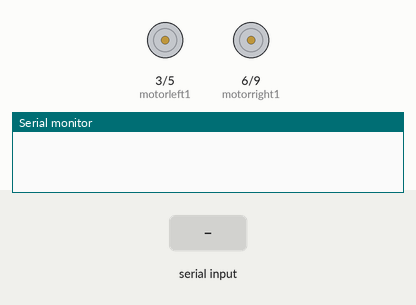
Recording of a sketch running on a simulated Arduino Uno, built with avr-gcc and run on an emulated ATmega328P. On the bench: motor-driver pin pairs drawn as motors (green arrow = first pin HIGH = forward, orange = second pin HIGH = backward, longer = more drive), the last lines printed to the serial monitor. The test bench sets the inputs (shaded band).

Above: at 1.2 s.
1.3 s: "A" received over Serial
At 2.5 s:
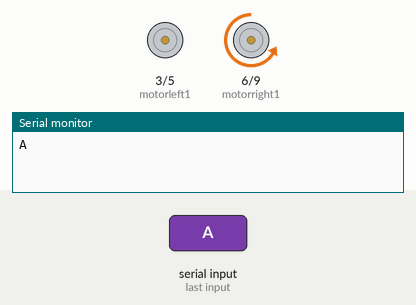
2.8 s: "D" received over Serial
At 3.8 s:
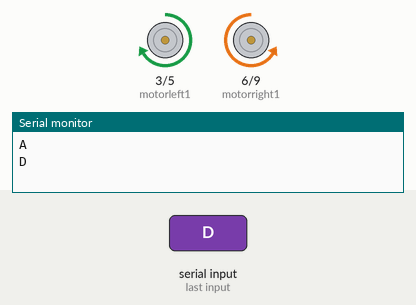
4.3 s: "S" received over Serial
At 5.0 s:
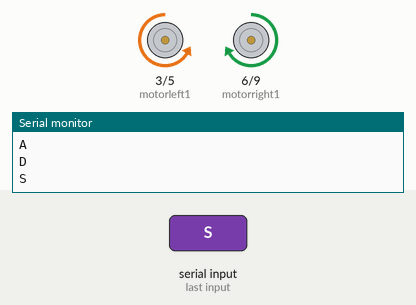
5.8 s: "A" received over Serial
At 6.1 s:
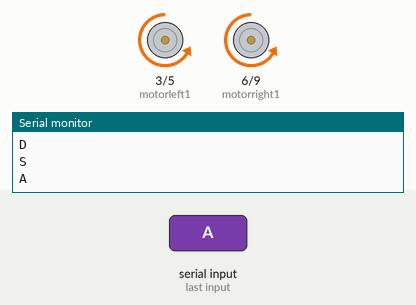
Timing chart, 0 to 8.3 s (numbered marks = the images above; inputs shaded):
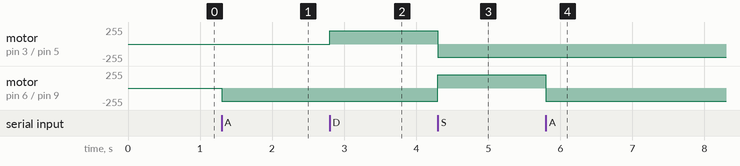

The sketch:

RXSerial_Robotcar.ino
```cpp
char incomingByte = 0;
int motorleft1=3;
int motorleft2=5;
int motorright1=6;
int motorright2=9;

void setup()
{
  Serial.begin(19200);
  pinMode(motorleft1, OUTPUT);
  pinMode(motorleft2, OUTPUT);
  pinMode(motorright1, OUTPUT);
  pinMode(motorright2, OUTPUT);
}

void loop()
{
  if (Serial.available() > 0)
  {
    incomingByte = Serial.read();
    Serial.println(incomingByte);

    if(incomingByte == 'A')
      {
        left(200);
      }
      else if(incomingByte == 'D')
      {
        right(200);
      }
      else if(incomingByte == 'W')
      {
        forword(200);
      }
      else if(incomingByte == 'S')
      {
        backword(200);
      }
      else if(incomingByte == 'X')
      {
        stopmotor();
      }


  }
}


void forword(int value)
{
  analogWrite(motorleft1,  value);
  analogWrite(motorleft2,  LOW);

  analogWrite(motorright1,  LOW);
  analogWrite(motorright2,  value);
}

void backword(int value)
{
  analogWrite(motorleft1,  LOW);
  analogWrite(motorleft2,  value);

  analogWrite(motorright1,  value);
  analogWrite(motorright2,  LOW);
}

void left(int value)
{
  analogWrite(motorright1,  LOW);
  analogWrite(motorright2,  value);
}

void right(int value)
{
  analogWrite(motorleft1,  value);
  analogWrite(motorleft2,  LOW);
}

void stopmotor()
{
  analogWrite(motorleft1,  LOW);
  analogWrite(motorleft2,  LOW);

  analogWrite(motorright1,  LOW);
  analogWrite(motorright2,  LOW);
}
```

Measured:
- after the input at 1.3 s, motor on pin 6 (motorright1) / pin 9 (motorright2): stopped → backward 200/255 at once
- after the input at 2.8 s, motor on pin 3 (motorleft1) / pin 5 (motorleft2): stopped → forward 200/255 at once
- after the input at 4.3 s, motor on pin 3 (motorleft1) / pin 5 (motorleft2): forward 200/255 → backward 200/255 at once; motor on pin 6 (motorright1) / pin 9 (motorright2): backward 200/255 → forward 200/255 at once
- after the input at 5.8 s, motor on pin 6 (motorright1) / pin 9 (motorright2): forward 200/255 → backward 200/255 at once
